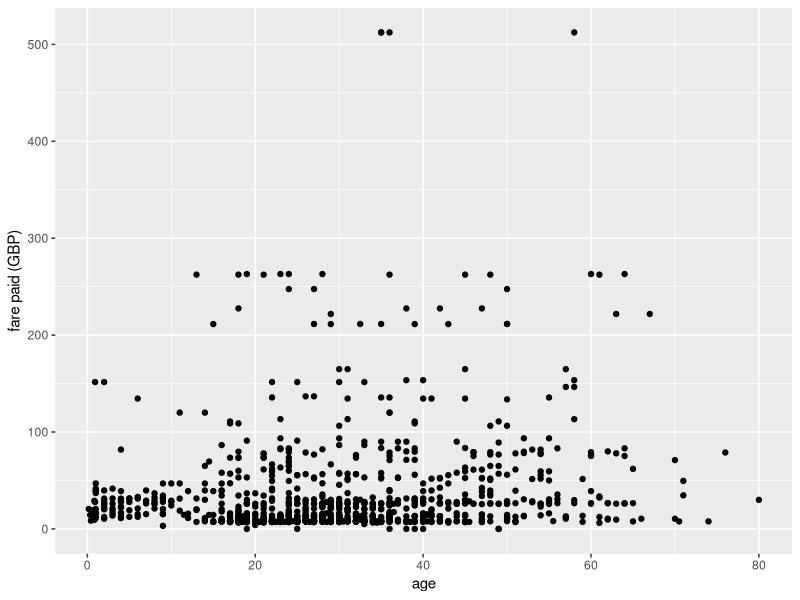
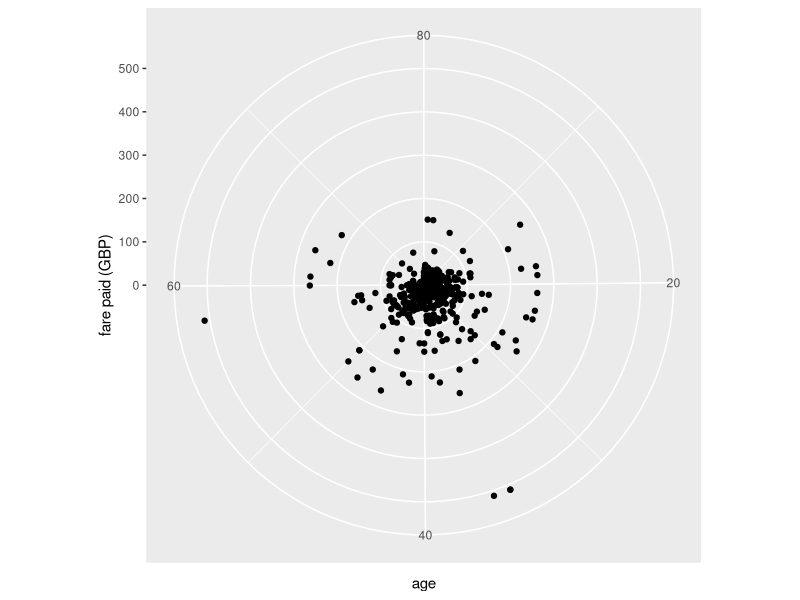
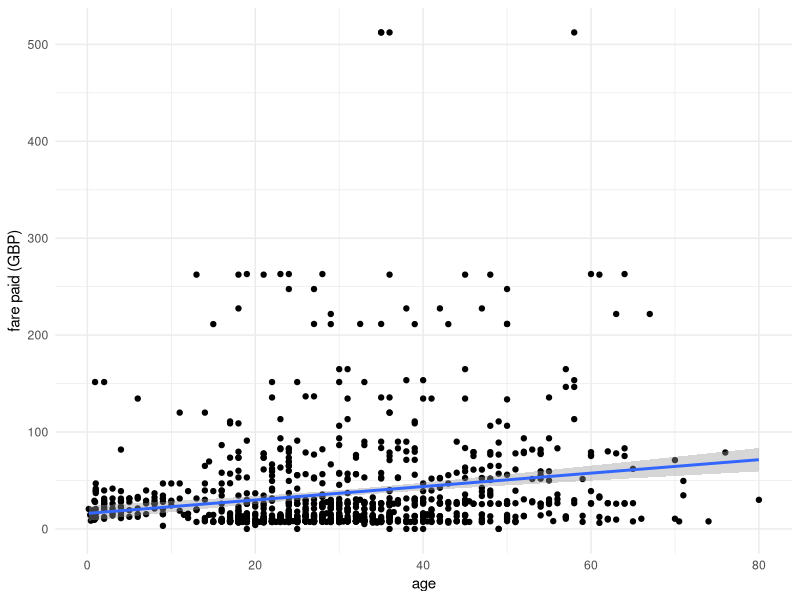
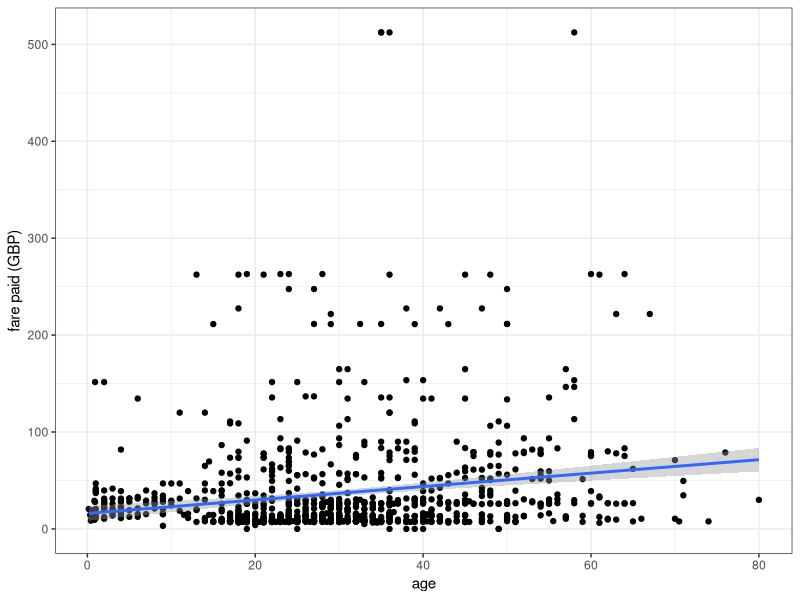
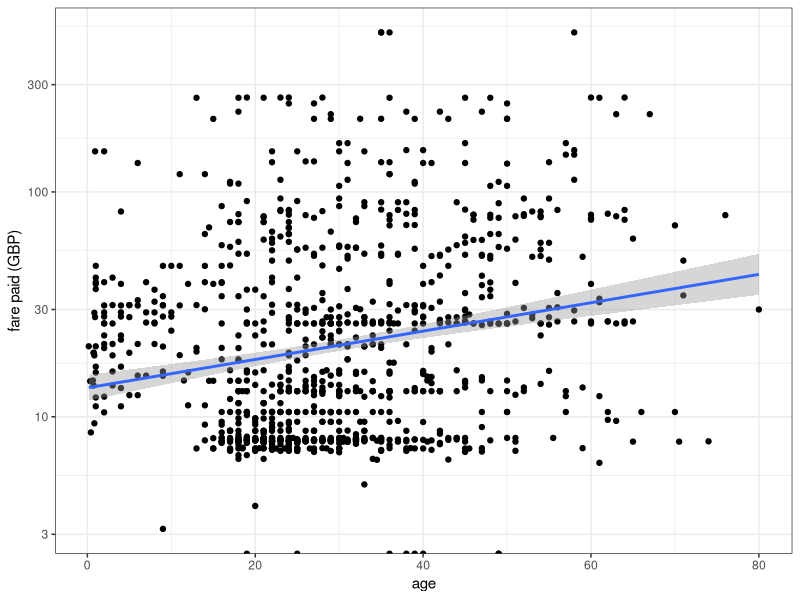
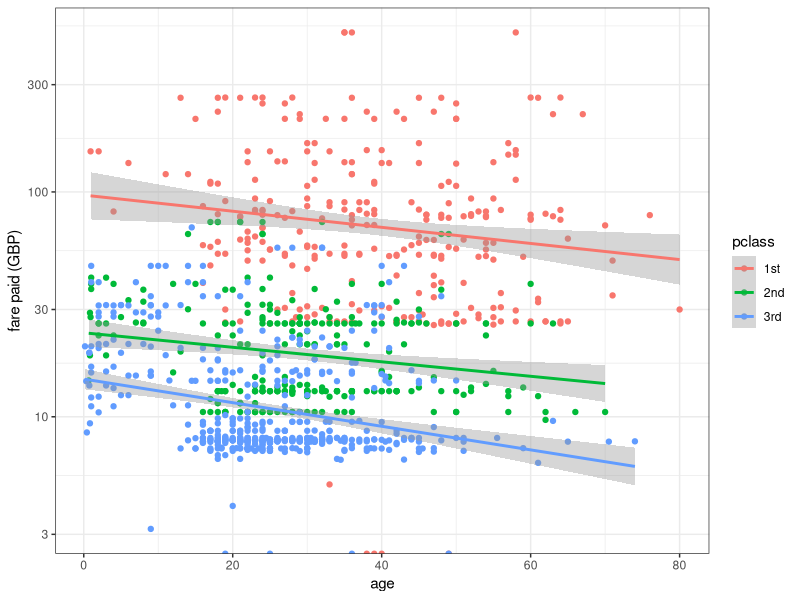
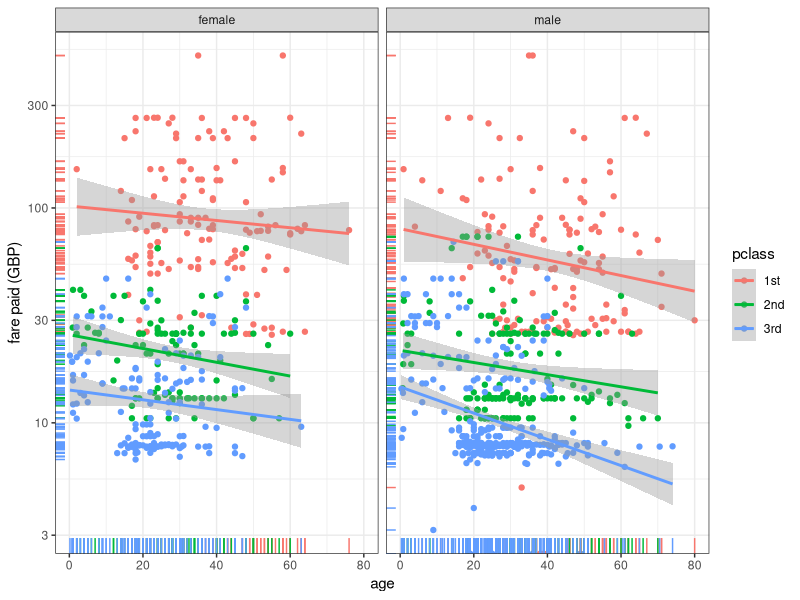
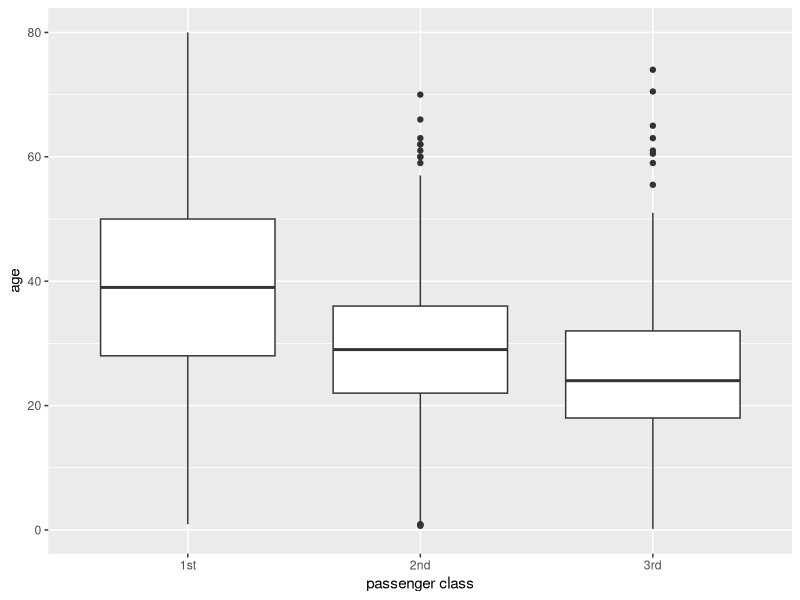

Write R code to recreate these figures, in order.
library(ggplot2)

library(readxl)
titanic <- read_excel("Titanic3.xlsx", na="NA")

#####################################################################################
## First exercise set
## exercise 1
ggplot(titanic, aes(age, fare)) + geom_point() + ylab("fare paid (GBP)")
ggplot(titanic, aes(age, fare)) + geom_point() + ylab("fare paid (GBP)") + coord_polar()
## exercise 2
ggplot(titanic, aes(age, fare)) + geom_point() + ylab("fare paid (GBP)") + 
  geom_smooth(method="lm") + theme_minimal()
ggplot(titanic, aes(age, fare)) + geom_point() + ylab("fare paid (GBP)") + 
  geom_smooth(method="lm") + theme_bw()
ggsave("SavedPlot.png")
## exercise 3
ggplot(titanic, aes(age, fare)) + geom_point() + geom_smooth(method="lm") + 
  theme_bw() + scale_y_log10("fare paid (GBP)")
## exercise 4
ggplot(titanic, aes(age, fare, color=pclass)) + geom_point() + geom_smooth(method="lm") + 
  theme_bw() + scale_y_log10("fare paid (GBP)")
## exercise 5
ggplot(titanic, aes(age, fare, color=pclass)) + geom_point()  + geom_smooth(method="lm") + 
  theme_bw() + scale_y_log10("fare paid (GBP)") + facet_wrap(~sex) + geom_rug()
## exercise 6
ggplot(titanic, aes(pclass, age)) + geom_boxplot() + xlab("passenger class")
ggplot(titanic, aes(pclass, age)) + geom_boxplot() + xlab("passenger class") + coord_flip()
## exercise 7
ggplot(titanic, aes(pclass, age)) + geom_boxplot() + xlab("passenger class") + 
  geom_jitter(color="red",alpha=0.2) + theme_minimal()
## If you don't jitter the points, you get the following:
ggplot(titanic, aes(pclass, age)) + geom_boxplot() + xlab("passenger class") + 
  geom_point(color="red",alpha=0.2) +  theme_minimal()
## violin plot instead of boxplot
ggplot(titanic, aes(pclass, age)) + geom_violin() + xlab("passenger class") + 
  geom_jitter() +  theme_minimal()
## exercise 8
ggplot(titanic, aes(age,survived)) + geom_point() 
ggplot(titanic, aes(age,survived)) + geom_jitter(height=0.05, width=0, alpha=0.5) + 
  geom_smooth(method="loess")
ggplot(titanic, aes(age,survived)) + geom_jitter() + geom_smooth(method="loess")
## exercise 9
ggplot(titanic, aes(age,survived,colour=sex)) + geom_jitter(height=0.05, width=0,alpha=0.5) + 
  geom_smooth(method="loess") +  theme(legend.position='top')
## extra: we change the label and the colour palette
ggplot(titanic, aes(age,survived,colour=sex)) + geom_jitter(height=0.05, width=0,alpha=0.5) + 
  geom_smooth(method="loess") + scale_colour_brewer(name="gender",label=c("F","M"),palette='Set1') +  theme(legend.position='top')
## exercise 10
ggplot(titanic, aes(age,survived,colour=sex)) + geom_jitter(height=0.05, width=0,alpha=0.3) + 
  geom_smooth(method="loess") + facet_wrap(~pclass) + ylim(c(-0.1,1.1)) +  theme(legend.position='top')
## truncating the output is prevented by setting the lim its within coord_cartesian
ggplot(titanic, aes(age,survived,colour=sex)) + geom_jitter(height=0.05, width=0,alpha=0.3) + 
  geom_smooth(method="loess") + facet_wrap(~pclass) + coord_cartesian(ylim=c(-0.1,1.1))
#####################################################################################
